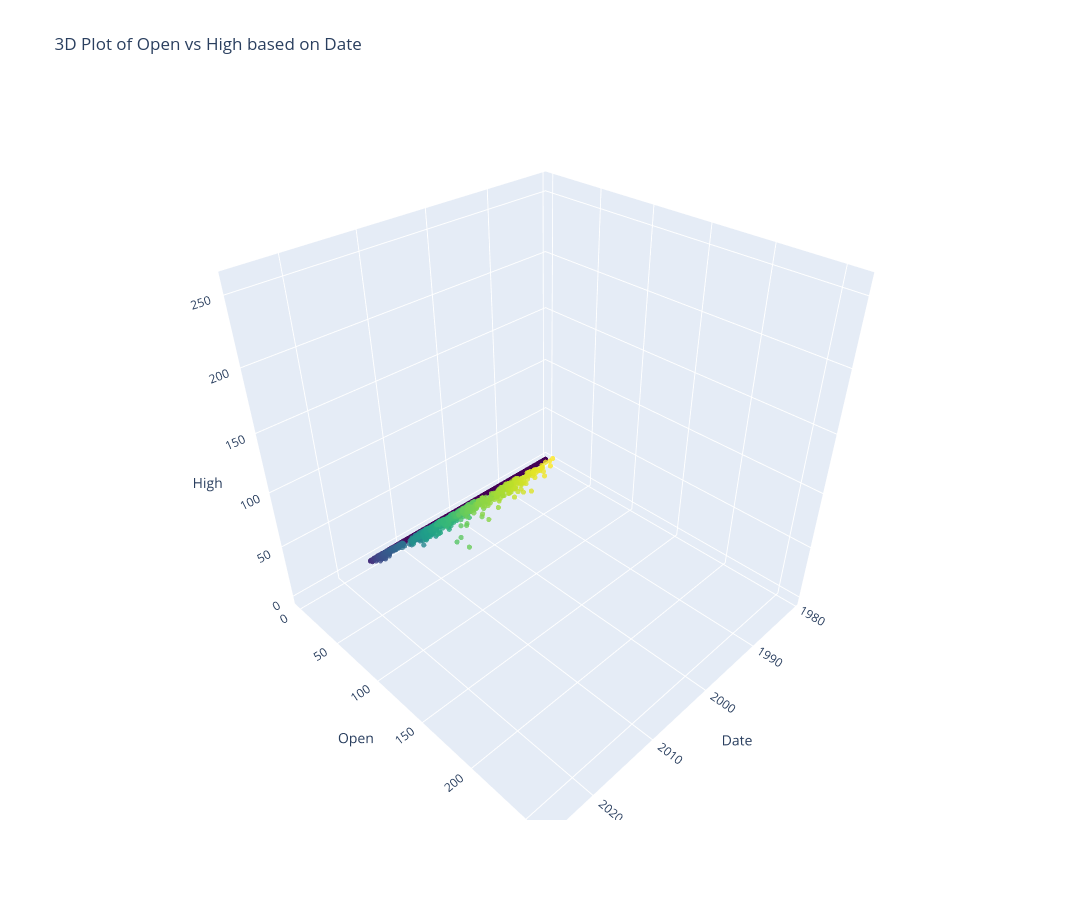

Here is the notebook cell this chart was saved with:
### Code cell
import plotly.graph_objs as go

fig = go.Figure(
    data=[
        go.Scatter3d(
            x=df["date"],
            y=df["high"],
            z=df["low"],
            mode="markers",
            marker=dict(
                size=3,
                color=df["high"],  # set color to high value
                colorscale="Viridis",
                opacity=0.8,
            ),
        )
    ]
)

fig.update_layout(
    scene=dict(xaxis_title="Date", yaxis_title="Open", zaxis_title="High"),
    title="3D Plot of Open vs High based on Date",
)

fig.update_layout(width=1600, height=900)

fig.show()

### Figure 1 — Plotly figure (JSON) as saved in the notebook; plotly's stock layout.template omitted (floating-point values rounded to 4 significant figures; data arrays with more than 128 entries replaced by an {"elided": "..."} marker saying what was removed)
{"data": [{"marker": {"color": {"elided": "11248 float values"}, "colorscale": [[0, "#440154"], [0.1111, "#482878"], [0.2222, "#3e4989"], [0.3333, "#31688e"], [0.4444, "#26828e"], [0.5556, "#1f9e89"], [0.6667, "#35b779"], [0.7778, "#6ece58"], [0.8889, "#b5de2b"], [1, "#fde725"]], "opacity": 0.8, "size": 3}, "mode": "markers", "type": "scatter3d", "x": {"elided": "11248 str values"}, "y": {"elided": "11248 float values"}, "z": {"elided": "11248 float values"}}], "layout": {"height": 900, "scene": {"xaxis": {"title": {"text": "Date"}}, "yaxis": {"title": {"text": "Open"}}, "zaxis": {"title": {"text": "High"}}}, "title": {"text": "3D Plot of Open vs High based on Date"}, "width": 1600}}
